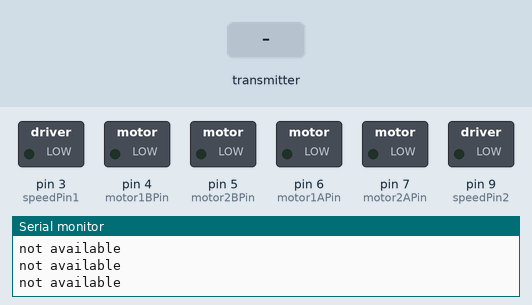
A sketch run on a simulated Arduino Uno, built with avr-gcc and run on an emulated ATmega328P. Shown: switched loads named in the sketch (green lamp = pin HIGH), the last lines printed to the serial monitor. The inputs (shaded band) are chosen by the test bench. No radio packets arrive unless stated.

Above: at 2.2 s.
2.3 s: the transmitter starts sending joystick.0 = 0
At 2.6 s:
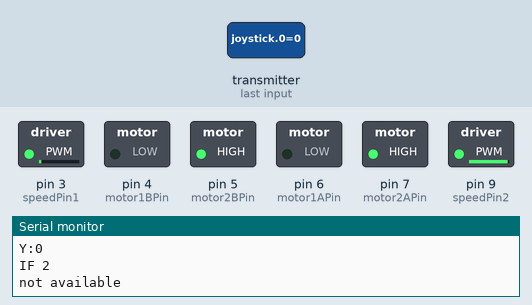
3.8 s: the transmitter starts sending joystick.1 = 256
At 4.2 s:
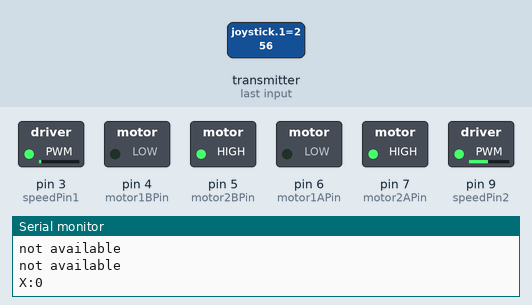
5.3 s: the transmitter starts sending joystick.0 = 512
At 6.0 s:
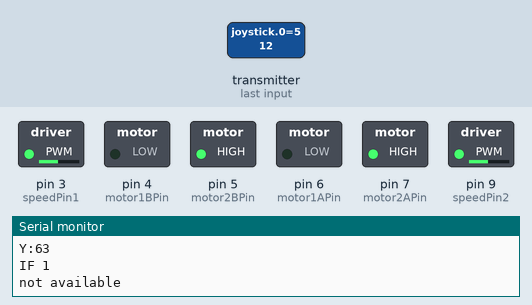
6.8 s: the transmitter starts sending joystick.1 = 1023
At 7.5 s:
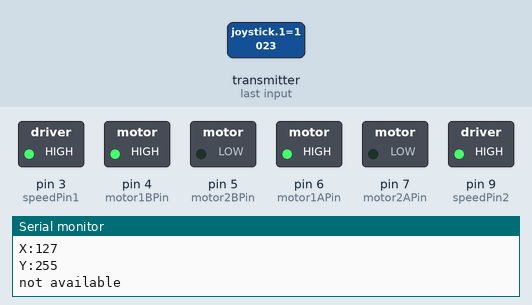
8.3 s: the transmitter starts sending joystick.1 = 0
At 8.7 s:
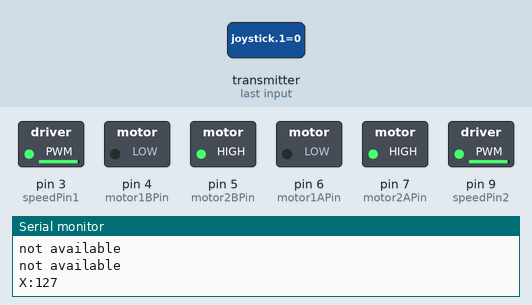
9.8 s: the transmitter starts sending joystick.0 = 256
At 10.6 s:
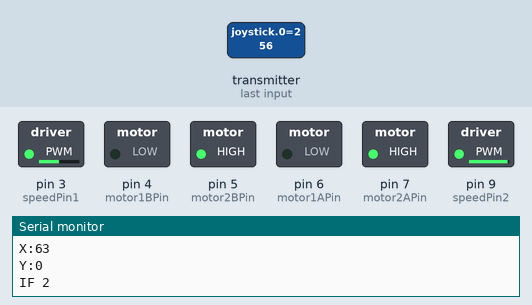
Timing chart, 0 to 12.3 s (numbered marks = the images above; inputs shaded):
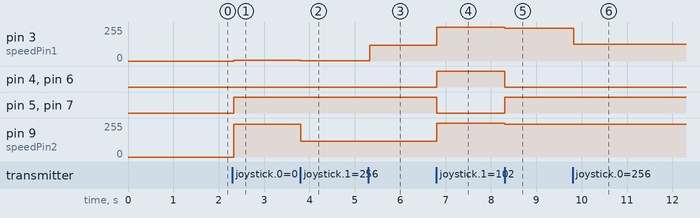

Measured:
- after the input at 2.3 s, pin 3 (speedPin1): 0/255 → 5/255 at once; pin 5 (motor2BPin), pin 7 (motor2APin): LOW → HIGH at once; pin 9 (speedPin2): 0/255 → 245/255 at once
- after the input at 3.8 s, pin 3 (speedPin1): 5/255 → 2/255 at once; pin 9 (speedPin2): 245/255 → 119/255 at once
- after the input at 5.3 s, pin 3 (speedPin1): 2/255 → 119/255 at once
- after the input at 6.8 s, pin 3 (speedPin1), pin 9 (speedPin2): 119/255 → 255/255 at once; pin 4 (motor1BPin), pin 6 (motor1APin): LOW → HIGH at once; pin 5 (motor2BPin), pin 7 (motor2APin): HIGH → LOW at once
- after the input at 8.3 s, pin 3 (speedPin1), pin 9 (speedPin2): 255/255 → 245/255 at once; pin 4 (motor1BPin), pin 6 (motor1APin): HIGH → LOW at once; pin 5 (motor2BPin), pin 7 (motor2APin): LOW → HIGH at once
- after the input at 9.8 s, pin 3 (speedPin1): 245/255 → 126/255 at once

The sketch:

NFserver.ino
```cpp
#include <SPI.h>
#include <nRF24L01.h>
#include <RF24.h>

#define CE_PIN 8
#define CSN_PIN 10

const uint64_t pipe = 0xE8E8F0F0E1LL; // Define the transmit pipe

RF24 radio(CE_PIN, CSN_PIN); // Create a Radio

int joystick[2];
int speedPin1 = 3;
int speedPin2 = 9;
int motor1APin = 6;
int motor2APin = 7;
int motor1BPin = 4;
int motor2BPin = 5;
int speed1;
int speed2;


void forward() {
  digitalWrite(motor1APin, LOW); // set leg 1 of the H-bridge low
  digitalWrite(motor2APin, HIGH); // set leg 2 of the H-bridge high
  digitalWrite(motor1BPin, LOW); // set leg 1 of the H-bridge low
  digitalWrite(motor2BPin, HIGH); // set leg 2 of the H-bridge high
}

void backward() {
  digitalWrite(motor1APin, HIGH); // set leg 1 of the H-bridge low
  digitalWrite(motor2APin, LOW); // set leg 2 of the H-bridge high
  digitalWrite(motor1BPin, HIGH); // set leg 1 of the H-bridge low
  digitalWrite(motor2BPin, LOW); // set leg 2 of the H-bridge high
}

void setup()
{
  Serial.begin(9600);
  delay(1000);
  Serial.println("starting program......");

  radio.begin();
  radio.openReadingPipe(1,pipe);
  radio.startListening();

  ////////////////////// setup motors //////////////////////////
  pinMode(speedPin1, OUTPUT);
  pinMode(motor1APin, OUTPUT);
  pinMode(motor2APin, OUTPUT);
  pinMode(speedPin2, OUTPUT);
  pinMode(motor1BPin, OUTPUT);
  pinMode(motor2BPin, OUTPUT);
  speed1 = 0;
  speed2 = 0;
}


void loop()
{
    if(radio.available()) {
      radio.read(joystick, sizeof(joystick));

      int joystickX = map(joystick[0],0,1023,0,255); // turn value of 0-1023 to 0-180 degrees
      int joystickY = map(joystick[1],0,1023,0,255);  // turn value of 0-1023 to 0-180 degrees

      Serial.print("X:");
      Serial.println(joystickX);
      Serial.print("Y:");
      Serial.println(joystickY);
//      delay(1000);

      if(joystickY < 123 && joystickX > 125) {
        Serial.println("IF 1");
        // put motor in forward motion and left wheel is faster or equal than right wheel
        forward();
        speed1 = (123 - joystickY)/128.0 * 255.0;
        speed2 = speed1 * (1 - (joystickX - 125)/128);

      } else if(joystickY < 123 && joystickX < 125) {
        Serial.println("IF 2");
        // put motor in forward motion and right wheel is faster than left wheel
        forward();
        speed2 = (123 - joystickY)/128.0 * 255.0;
        speed1 = speed2 * (1 - (125 - joystickX)/128.0);
      } else if(joystickY <= 30) {
        forward();
        speed1 = 255;
        speed2 = speed1;
      } else if(joystickY >= 230) {
        backward();
        speed1 = 255;
        speed2 = speed1;
      } else if(joystickX <= 30) {
        Serial.println("IF 3");
        digitalWrite(motor1APin, HIGH); // set leg 1 of the H-bridge low
        digitalWrite(motor2APin, LOW); // set leg 2 of the H-bridge high
        digitalWrite(motor1BPin, LOW); // set leg 1 of the H-bridge low
        digitalWrite(motor2BPin, HIGH); // set leg 2 of the H-bridge high
        speed1 = 255;
        speed2 = 255;
      } else if(joystickX >= 220) {
        Serial.println("IF 4");
        // put motor in backward motion and left wheel is faster or equal than right wheel
        digitalWrite(motor1APin, LOW); // set leg 1 of the H-bridge low
        digitalWrite(motor2APin, HIGH); // set leg 2 of the H-bridge high
        digitalWrite(motor1BPin, HIGH); // set leg 1 of the H-bridge low
        digitalWrite(motor2BPin, LOW); // set leg 2 of the H-bridge high
        speed1 = 255;
        speed2 = 255;
      } else if(joystickY > 123 && joystickX >= 125) {
        Serial.println("IF 5");
        // put motor in backward motion and left wheel is faster or equal than right wheel
        backward();
        speed1 = (joystickY - 123)/132.0 * 255.0;
        speed2 = speed1 * (1 - (joystickX - 125)/128.0);
      } else if(joystickY > 123 && joystickX < 125) {
        Serial.println("IF 6");
        // put motor in backward motion and right wheel is faster than left wheel
        backward();
        speed2 = (joystickY - 123)/132.0 * 255.0;
        speed1 = speed2 * (1 - (125 - joystickX)/128.0);
      } else {
        Serial.println("IF 7");
        speed1 = 0;
        speed2 = speed1;
      }

      // control the speed 0- 255
      analogWrite(speedPin1, speed1); // output speed as PWM value
      analogWrite(speedPin2, speed2); // output speed as PWM value

      delay(20);
    } else {
      Serial.println("not available");
    }

}
```
